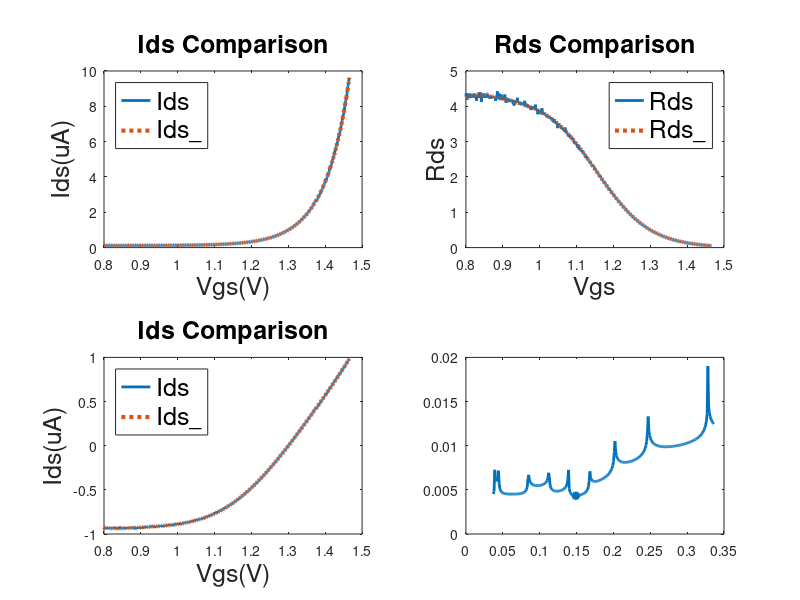

Write the MATLAB code that produced this figure. (Note: this script raises an error after producing the figure.)
clear all
close all

load("Ids_data/Ids_data_008.mat");
Ids = Ids_data.Ids;
Vin = Ids_data.Vin;
Vout = Ids_data.Vout;
DAC_value = Ids_data.DAC_value;
Vgs = Ids_data.Vgs;
Rfeed = Ids_data.Rfeed;

% Moving average function
windowSize = 5; % You can change the window size
movingAvg = @(data, windowSize) filter(ones(1, windowSize) / windowSize, 1, data);

NMSEs = [];
alphas = [];
init_alpha = abs(min(Ids));
idx = 1:1:300;
for i = idx
    alpha = (i*0.001)+init_alpha;
    alphas(i,1) = alpha;
    Ids_a = Ids + alpha;
    
    ln_Ids_a = log(Ids_a);
    v = Vgs;
    
    X = [v.*v.*v.*v.*v.*v, v.*v.*v.*v.*v, v.*v.*v.*v, v.*v.*v, v.*v, v, ones(length(v), 1)];
    coef = (X'*X)^-1*X'*ln_Ids_a;
    coefs(:,i) = coef;
    ln_Ids_a_ = X * coef;
    
    Ids_ = exp(ln_Ids_a_) - alpha;
    %%
    % for plot
    % figure();
    % NMSE 
    x=log10(Ids);
    y=log10(Ids_);
    NMSE=((x-y)'*(x-y))/(x'*x)
    NMSEs(i, 1) = NMSE;
    [min_NMSE, min_index] = min(NMSEs);

end


Ids = Ids + alphas(min_index);
Rds = Vin ./ Ids;

v = Vgs;
X = [v.*v.*v.*v.*v.*v, v.*v.*v.*v.*v, v.*v.*v.*v, v.*v.*v, v.*v, v, ones(length(v), 1)];

coef = coefs(:,min_index);
ln_Ids_a_ = X * coef;

Ids_ = exp(ln_Ids_a_); %uA
Rds_ = Vin ./ Ids_;    %Mohm
Rskin_max_ = 3.3 ./ Rds_;
Rskin_min_ = 0.5 ./ Rds_;

ADC_resolution = 16;
Vout_sensitivity = 3.3 / 2^ADC_resolution;
n_Vout_ROI = (3.3 - 0.5) / Vout_sensitivity;
Rskin_sensitivity_ = (Rskin_max_ - Rskin_min_) / n_Vout_ROI;
EDA_sensitivity_ = 1./Rskin_sensitivity_;

% figure(1);
% subplot(2,1,1);
% plot(Rds_, Rskin_sensitivity_);
% subplot(2,1,2);
% plot(Rds_, EDA_sensitivity_);
% 
% figure(2);
% subplot(2,2,[1,2])
% n = length(Rds_);
% for i = 1:n
%     plot([Rskin_max_(i), Rskin_min_(i)], [0.5, 3.3]);
%     hold on;
% end
% subplot(2,2,3);
% for i = 1:20
%     plot([Rskin_max_(i), Rskin_min_(i)], [0.5, 3.3]);
%     hold on;
% end
% subplot(2,2,4);
% for i = n-20:n
%     plot([Rskin_max_(i), Rskin_min_(i)], [0.5, 3.3]);
%     hold on;
% end


fontsize_val = 18;
figure(1);
subplot(2, 2, 1);
plot(Vgs,Ids, 'LineWidth', 2, 'LineStyle', '-');
hold on;
plot(Vgs,Ids_, 'LineWidth', 3, 'LineStyle', ':');
hold off;
title('Ids Comparison', 'FontSize', fontsize_val);xlabel('Vgs(V)', 'FontSize', fontsize_val);ylabel('Ids(uA)', 'FontSize', fontsize_val);
legend('Ids', 'Ids\_', 'FontSize', fontsize_val, 'Location', 'northwest');

subplot(2, 2, 2);
plot(Vgs,Rds, 'LineWidth', 2, 'LineStyle', '-');
hold on;
plot(Vgs,Rds_, 'LineWidth', 3, 'LineStyle', ':');
hold off;
title('Rds Comparison', 'FontSize', fontsize_val);xlabel('Vgs', 'FontSize', fontsize_val);ylabel('Rds', 'FontSize', fontsize_val);
legend('Rds', 'Rds\_', 'FontSize', fontsize_val, 'Location', 'best');

subplot(2, 2, 3);
plot(Vgs,log10(Ids), 'LineWidth', 2, 'LineStyle', '-');
hold on;
plot(Vgs,log10(Ids_), 'LineWidth', 3, 'LineStyle', ':');
hold off;
title('Ids Comparison', 'FontSize', fontsize_val);xlabel('Vgs(V)', 'FontSize', fontsize_val);ylabel('Ids(uA)', 'FontSize', fontsize_val);
legend('Ids', 'Ids\_', 'FontSize', fontsize_val, 'Location', 'northwest');

subplot(2, 2, 4);
plot(alphas(1:i),NMSEs, 'LineWidth', 2, 'LineStyle', '-');
hold on
scatter(alphas(min_index), min_NMSE, "*","LineWidth",2);
hold off
string_title = strcat('NMSE(minNMSE = ', string(min_NMSE), ', alpha = ', string(alphas(min_index)), ')');
title(string_title, 'FontSize', fontsize_val);xlabel('alpha', 'FontSize', fontsize_val);ylabel('NMSE', 'FontSize', fontsize_val);
legend('NMSE', 'FontSize', fontsize_val, 'Location', 'best');

Vout_ = Rfeed ./1000000 .* Ids_ + Vin;
MAX_Reda_ = (3.3 - Vin) ./ Ids_;
MIN_Reda_ = (0.5001 - Vin) ./ Ids_;

MAX_EDA_ = 1 ./ MIN_Reda_;
MAX_EDA_ = flip(MAX_EDA_);
MIN_EDA_ = 1 ./ MAX_Reda_;
MIN_EDA_ = flip(MIN_EDA_);
ADC_resolution_12 = 3.3 / 2^12;
num_BIT_12 = (3.3 - 0.5) / ADC_resolution_12;
EDA_resolution_12 = (MAX_EDA_-MIN_EDA_) ./ num_BIT_12;
ADC_resolution_16 = 3.3 / 2^16;
num_BIT_16 = (3.3 - 0.5) / ADC_resolution_16;
EDA_resolution_16 = (MAX_EDA_-MIN_EDA_) ./ num_BIT_16;

figure(2)
subplot(3,1,1)
plot(Vgs, MAX_Reda_)
subplot(3,1,2)
plot(Vgs, MIN_EDA_)
subplot(3,1,3)
plot(Vgs, EDA_resolution_12);
hold on
plot(Vgs, EDA_resolution_16);
hold on
yline(0.01)
hold off
ylim([0,0.02]);